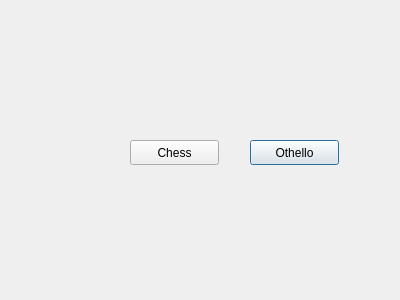
<?xml version="1.0" encoding="UTF-8"?>
<ui version="4.0">
 <class>Dialog</class>
 <widget class="QDialog" name="Dialog">
  <property name="geometry">
   <rect>
    <x>0</x>
    <y>0</y>
    <width>400</width>
    <height>300</height>
   </rect>
  </property>
  <property name="windowTitle">
   <string>Dialog</string>
  </property>
  <widget class="QPushButton" name="startOthelloButton">
   <property name="geometry">
    <rect>
     <x>250</x>
     <y>140</y>
     <width>89</width>
     <height>25</height>
    </rect>
   </property>
   <property name="text">
    <string>Othello</string>
   </property>
  </widget>
  <widget class="QPushButton" name="startChessButton">
   <property name="geometry">
    <rect>
     <x>130</x>
     <y>140</y>
     <width>89</width>
     <height>25</height>
    </rect>
   </property>
   <property name="text">
    <string>Chess</string>
   </property>
  </widget>
 </widget>
 <resources/>
 <connections/>
</ui>
